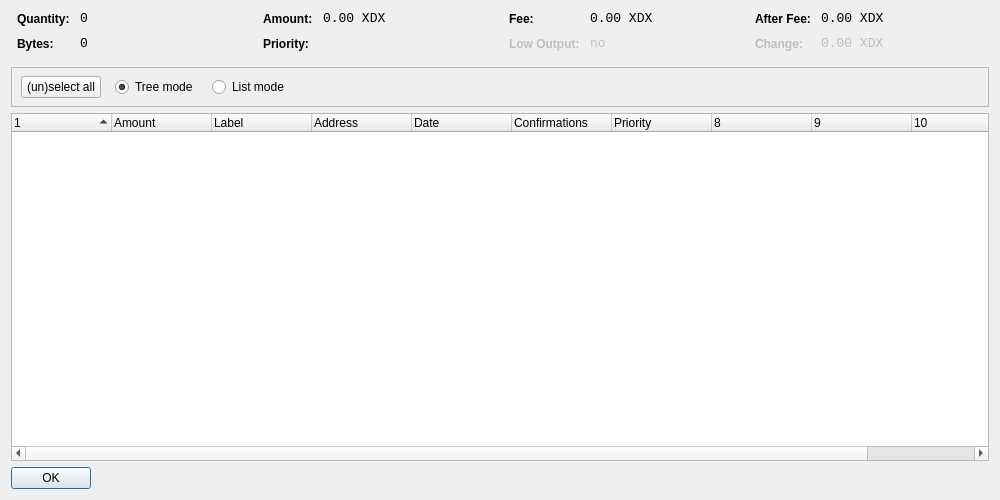
<?xml version="1.0" encoding="UTF-8"?>
<ui version="4.0">
 <class>CoinControlDialog</class>
 <widget class="QDialog" name="CoinControlDialog">
  <property name="geometry">
   <rect>
    <x>0</x>
    <y>0</y>
    <width>1000</width>
    <height>500</height>
   </rect>
  </property>
  <property name="windowTitle">
   <string>Coin Control</string>
  </property>
  <layout class="QVBoxLayout" name="verticalLayout">
   <item>
    <layout class="QHBoxLayout" name="horizontalLayoutTop" stretch="0,0,0,0">
     <property name="topMargin">
      <number>0</number>
     </property>
     <property name="bottomMargin">
      <number>10</number>
     </property>
     <item>
      <layout class="QFormLayout" name="formLayoutCoinControl1">
       <property name="horizontalSpacing">
        <number>10</number>
       </property>
       <property name="verticalSpacing">
        <number>10</number>
       </property>
       <property name="leftMargin">
        <number>6</number>
       </property>
       <property name="rightMargin">
        <number>6</number>
       </property>
       <item row="0" column="0">
        <widget class="QLabel" name="labelCoinControlQuantityText">
         <property name="styleSheet">
          <string notr="true">font-weight:bold;</string>
         </property>
         <property name="text">
          <string>Quantity:</string>
         </property>
        </widget>
       </item>
       <item row="0" column="1">
        <widget class="QLabel" name="labelCoinControlQuantity">
         <property name="font">
          <font>
           <family>Monospace</family>
           <pointsize>10</pointsize>
          </font>
         </property>
         <property name="cursor">
          <cursorShape>IBeamCursor</cursorShape>
         </property>
         <property name="contextMenuPolicy">
          <enum>Qt::ActionsContextMenu</enum>
         </property>
         <property name="text">
          <string notr="true">0</string>
         </property>
         <property name="textInteractionFlags">
          <set>Qt::LinksAccessibleByMouse|Qt::TextSelectableByKeyboard|Qt::TextSelectableByMouse</set>
         </property>
        </widget>
       </item>
       <item row="1" column="0">
        <widget class="QLabel" name="labelCoinControlBytesText">
         <property name="styleSheet">
          <string notr="true">font-weight:bold;</string>
         </property>
         <property name="text">
          <string>Bytes:</string>
         </property>
        </widget>
       </item>
       <item row="1" column="1">
        <widget class="QLabel" name="labelCoinControlBytes">
         <property name="font">
          <font>
           <family>Monospace</family>
           <pointsize>10</pointsize>
          </font>
         </property>
         <property name="cursor">
          <cursorShape>IBeamCursor</cursorShape>
         </property>
         <property name="contextMenuPolicy">
          <enum>Qt::ActionsContextMenu</enum>
         </property>
         <property name="text">
          <string notr="true">0</string>
         </property>
         <property name="textInteractionFlags">
          <set>Qt::LinksAccessibleByMouse|Qt::TextSelectableByKeyboard|Qt::TextSelectableByMouse</set>
         </property>
        </widget>
       </item>
      </layout>
     </item>
     <item>
      <layout class="QFormLayout" name="formLayoutCoinControl2">
       <property name="horizontalSpacing">
        <number>10</number>
       </property>
       <property name="verticalSpacing">
        <number>10</number>
       </property>
       <property name="leftMargin">
        <number>6</number>
       </property>
       <property name="rightMargin">
        <number>6</number>
       </property>
       <item row="0" column="0">
        <widget class="QLabel" name="labelCoinControlAmountText">
         <property name="styleSheet">
          <string notr="true">font-weight:bold;</string>
         </property>
         <property name="text">
          <string>Amount:</string>
         </property>
        </widget>
       </item>
       <item row="0" column="1">
        <widget class="QLabel" name="labelCoinControlAmount">
         <property name="font">
          <font>
           <family>Monospace</family>
           <pointsize>10</pointsize>
          </font>
         </property>
         <property name="cursor">
          <cursorShape>IBeamCursor</cursorShape>
         </property>
         <property name="contextMenuPolicy">
          <enum>Qt::ActionsContextMenu</enum>
         </property>
         <property name="text">
          <string notr="true">0.00 XDX</string>
         </property>
         <property name="textInteractionFlags">
          <set>Qt::LinksAccessibleByMouse|Qt::TextSelectableByKeyboard|Qt::TextSelectableByMouse</set>
         </property>
        </widget>
       </item>
       <item row="1" column="0">
        <widget class="QLabel" name="labelCoinControlPriorityText">
         <property name="styleSheet">
          <string notr="true">font-weight:bold;</string>
         </property>
         <property name="text">
          <string>Priority:</string>
         </property>
        </widget>
       </item>
       <item row="1" column="1">
        <widget class="QLabel" name="labelCoinControlPriority">
         <property name="font">
          <font>
           <family>Monospace</family>
           <pointsize>10</pointsize>
          </font>
         </property>
         <property name="cursor">
          <cursorShape>IBeamCursor</cursorShape>
         </property>
         <property name="contextMenuPolicy">
          <enum>Qt::ActionsContextMenu</enum>
         </property>
         <property name="text">
          <string/>
         </property>
         <property name="textInteractionFlags">
          <set>Qt::LinksAccessibleByMouse|Qt::TextSelectableByKeyboard|Qt::TextSelectableByMouse</set>
         </property>
        </widget>
       </item>
      </layout>
     </item>
     <item>
      <layout class="QFormLayout" name="formLayoutCoinControl3">
       <property name="horizontalSpacing">
        <number>10</number>
       </property>
       <property name="verticalSpacing">
        <number>10</number>
       </property>
       <property name="leftMargin">
        <number>6</number>
       </property>
       <property name="rightMargin">
        <number>6</number>
       </property>
       <item row="0" column="0">
        <widget class="QLabel" name="labelCoinControlFeeText">
         <property name="styleSheet">
          <string notr="true">font-weight:bold;</string>
         </property>
         <property name="text">
          <string>Fee:</string>
         </property>
        </widget>
       </item>
       <item row="0" column="1">
        <widget class="QLabel" name="labelCoinControlFee">
         <property name="font">
          <font>
           <family>Monospace</family>
           <pointsize>10</pointsize>
          </font>
         </property>
         <property name="cursor">
          <cursorShape>IBeamCursor</cursorShape>
         </property>
         <property name="contextMenuPolicy">
          <enum>Qt::ActionsContextMenu</enum>
         </property>
         <property name="text">
          <string notr="true">0.00 XDX</string>
         </property>
         <property name="textInteractionFlags">
          <set>Qt::LinksAccessibleByMouse|Qt::TextSelectableByKeyboard|Qt::TextSelectableByMouse</set>
         </property>
        </widget>
       </item>
       <item row="1" column="0">
        <widget class="QLabel" name="labelCoinControlLowOutputText">
         <property name="enabled">
          <bool>false</bool>
         </property>
         <property name="styleSheet">
          <string notr="true">font-weight:bold;</string>
         </property>
         <property name="text">
          <string>Low Output:</string>
         </property>
        </widget>
       </item>
       <item row="1" column="1">
        <widget class="QLabel" name="labelCoinControlLowOutput">
         <property name="enabled">
          <bool>false</bool>
         </property>
         <property name="font">
          <font>
           <family>Monospace</family>
           <pointsize>10</pointsize>
          </font>
         </property>
         <property name="cursor">
          <cursorShape>IBeamCursor</cursorShape>
         </property>
         <property name="contextMenuPolicy">
          <enum>Qt::ActionsContextMenu</enum>
         </property>
         <property name="text">
          <string notr="true">no</string>
         </property>
         <property name="textInteractionFlags">
          <set>Qt::LinksAccessibleByMouse|Qt::TextSelectableByKeyboard|Qt::TextSelectableByMouse</set>
         </property>
        </widget>
       </item>
      </layout>
     </item>
     <item>
      <layout class="QFormLayout" name="formLayoutCoinControl4">
       <property name="horizontalSpacing">
        <number>10</number>
       </property>
       <property name="verticalSpacing">
        <number>10</number>
       </property>
       <property name="leftMargin">
        <number>6</number>
       </property>
       <property name="rightMargin">
        <number>6</number>
       </property>
       <item row="0" column="0">
        <widget class="QLabel" name="labelCoinControlAfterFeeText">
         <property name="styleSheet">
          <string notr="true">font-weight:bold;</string>
         </property>
         <property name="text">
          <string>After Fee:</string>
         </property>
        </widget>
       </item>
       <item row="0" column="1">
        <widget class="QLabel" name="labelCoinControlAfterFee">
         <property name="font">
          <font>
           <family>Monospace</family>
           <pointsize>10</pointsize>
          </font>
         </property>
         <property name="cursor">
          <cursorShape>IBeamCursor</cursorShape>
         </property>
         <property name="contextMenuPolicy">
          <enum>Qt::ActionsContextMenu</enum>
         </property>
         <property name="text">
          <string notr="true">0.00 XDX</string>
         </property>
         <property name="textInteractionFlags">
          <set>Qt::LinksAccessibleByMouse|Qt::TextSelectableByKeyboard|Qt::TextSelectableByMouse</set>
         </property>
        </widget>
       </item>
       <item row="1" column="0">
        <widget class="QLabel" name="labelCoinControlChangeText">
         <property name="enabled">
          <bool>false</bool>
         </property>
         <property name="styleSheet">
          <string notr="true">font-weight:bold;</string>
         </property>
         <property name="text">
          <string>Change:</string>
         </property>
        </widget>
       </item>
       <item row="1" column="1">
        <widget class="QLabel" name="labelCoinControlChange">
         <property name="enabled">
          <bool>false</bool>
         </property>
         <property name="font">
          <font>
           <family>Monospace</family>
           <pointsize>10</pointsize>
          </font>
         </property>
         <property name="cursor">
          <cursorShape>IBeamCursor</cursorShape>
         </property>
         <property name="contextMenuPolicy">
          <enum>Qt::ActionsContextMenu</enum>
         </property>
         <property name="text">
          <string notr="true">0.00 XDX</string>
         </property>
         <property name="textInteractionFlags">
          <set>Qt::LinksAccessibleByMouse|Qt::TextSelectableByKeyboard|Qt::TextSelectableByMouse</set>
         </property>
        </widget>
       </item>
      </layout>
     </item>
    </layout>
   </item>
   <item>
    <widget class="QFrame" name="frame">
     <property name="minimumSize">
      <size>
       <width>0</width>
       <height>40</height>
      </size>
     </property>
     <property name="frameShape">
      <enum>QFrame::StyledPanel</enum>
     </property>
     <property name="frameShadow">
      <enum>QFrame::Sunken</enum>
     </property>
     <widget class="QWidget" name="horizontalLayoutWidget">
      <property name="geometry">
       <rect>
        <x>10</x>
        <y>0</y>
        <width>781</width>
        <height>41</height>
       </rect>
      </property>
      <layout class="QHBoxLayout" name="horizontalLayoutPanel" stretch="0,0,0,0,0">
       <property name="spacing">
        <number>14</number>
       </property>
       <item>
        <widget class="QPushButton" name="pushButtonSelectAll">
         <property name="sizePolicy">
          <sizepolicy hsizetype="Maximum" vsizetype="Fixed">
           <horstretch>0</horstretch>
           <verstretch>0</verstretch>
          </sizepolicy>
         </property>
         <property name="text">
          <string>(un)select all</string>
         </property>
        </widget>
       </item>
       <item>
        <widget class="QRadioButton" name="radioTreeMode">
         <property name="sizePolicy">
          <sizepolicy hsizetype="Maximum" vsizetype="Fixed">
           <horstretch>0</horstretch>
           <verstretch>0</verstretch>
          </sizepolicy>
         </property>
         <property name="text">
          <string>Tree mode</string>
         </property>
         <property name="checked">
          <bool>true</bool>
         </property>
        </widget>
       </item>
       <item>
        <widget class="QRadioButton" name="radioListMode">
         <property name="sizePolicy">
          <sizepolicy hsizetype="Maximum" vsizetype="Fixed">
           <horstretch>0</horstretch>
           <verstretch>0</verstretch>
          </sizepolicy>
         </property>
         <property name="text">
          <string>List mode</string>
         </property>
        </widget>
       </item>
       <item>
        <spacer name="horizontalSpacer">
         <property name="orientation">
          <enum>Qt::Horizontal</enum>
         </property>
         <property name="sizeHint" stdset="0">
          <size>
           <width>40</width>
           <height>20</height>
          </size>
         </property>
        </spacer>
       </item>
      </layout>
     </widget>
    </widget>
   </item>
   <item>
    <widget class="CoinControlTreeWidget" name="treeWidget">
     <property name="contextMenuPolicy">
      <enum>Qt::CustomContextMenu</enum>
     </property>
     <property name="sortingEnabled">
      <bool>false</bool>
     </property>
     <property name="columnCount">
      <number>11</number>
     </property>
     <attribute name="headerShowSortIndicator" stdset="0">
      <bool>true</bool>
     </attribute>
     <attribute name="headerStretchLastSection">
      <bool>false</bool>
     </attribute>
     <column>
      <property name="text">
       <string/>
      </property>
     </column>
     <column>
      <property name="text">
       <string>Amount</string>
      </property>
     </column>
     <column>
      <property name="text">
       <string>Label</string>
      </property>
     </column>
     <column>
      <property name="text">
       <string>Address</string>
      </property>
     </column>
     <column>
      <property name="text">
       <string>Date</string>
      </property>
     </column>
     <column>
      <property name="text">
       <string>Confirmations</string>
      </property>
      <property name="toolTip">
       <string>Confirmed</string>
      </property>
     </column>
     <column>
      <property name="text">
       <string>Priority</string>
      </property>
     </column>
     <column>
      <property name="text">
       <string/>
      </property>
     </column>
     <column>
      <property name="text">
       <string/>
      </property>
     </column>
     <column>
      <property name="text">
       <string/>
      </property>
     </column>
     <column>
      <property name="text">
       <string/>
      </property>
     </column>
    </widget>
   </item>
   <item>
    <widget class="QDialogButtonBox" name="buttonBox">
     <property name="sizePolicy">
      <sizepolicy hsizetype="Maximum" vsizetype="Fixed">
       <horstretch>0</horstretch>
       <verstretch>0</verstretch>
      </sizepolicy>
     </property>
     <property name="orientation">
      <enum>Qt::Horizontal</enum>
     </property>
     <property name="standardButtons">
      <set>QDialogButtonBox::Ok</set>
     </property>
    </widget>
   </item>
  </layout>
 </widget>
 <customwidgets>
  <customwidget>
   <class>CoinControlTreeWidget</class>
   <extends>QTreeWidget</extends>
   <header>coincontroltreewidget.h</header>
  </customwidget>
 </customwidgets>
 <resources/>
 <connections/>
</ui>
